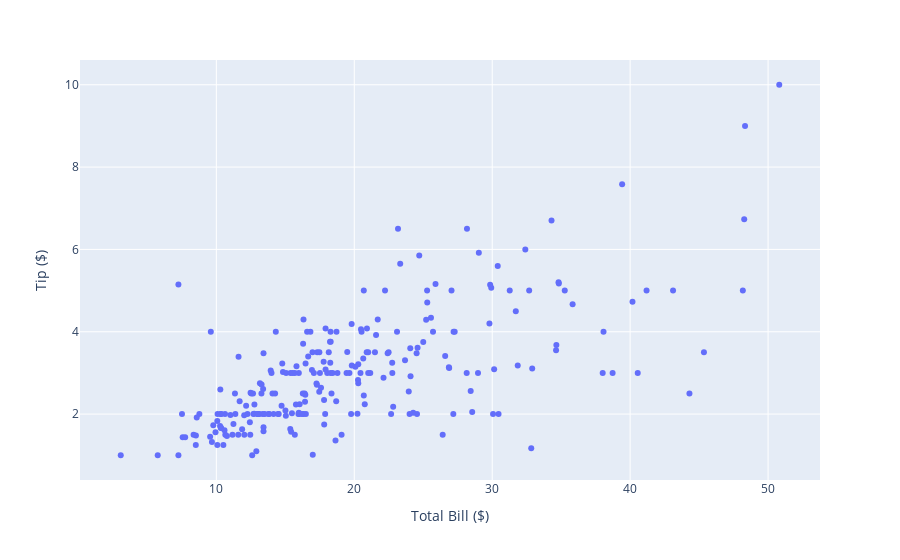

The notebook cell saved with this chart:
### Markdown cell above
##### 축 제목

### Code cell
fig = px.scatter(df, x = "total_bill", y = "tip",
                    labels = dict(total_bill = "Total Bill ($)", tip = "Tip ($)"))
# labels 매개변수: x축, y축 제목(레이블) 값을 dict 객체로 할당

fig.show()

### Figure 1 — Plotly figure (JSON) as saved in the notebook; plotly's stock layout.template omitted (floating-point values rounded to 4 significant figures; data arrays with more than 128 entries replaced by an {"elided": "..."} marker saying what was removed)
{"data": [{"hovertemplate": "Total Bill ($)=%{x}<br>Tip ($)=%{y}<extra></extra>", "legendgroup": "", "marker": {"color": "#636efa", "symbol": "circle"}, "mode": "markers", "name": "", "orientation": "v", "showlegend": false, "type": "scatter", "x": {"elided": "244 float values"}, "xaxis": "x", "y": {"elided": "244 float values"}, "yaxis": "y"}], "layout": {"legend": {"tracegroupgap": 0}, "margin": {"t": 60}, "xaxis": {"anchor": "y", "domain": [0, 1], "title": {"text": "Total Bill ($)"}}, "yaxis": {"anchor": "x", "domain": [0, 1], "title": {"text": "Tip ($)"}}}}
